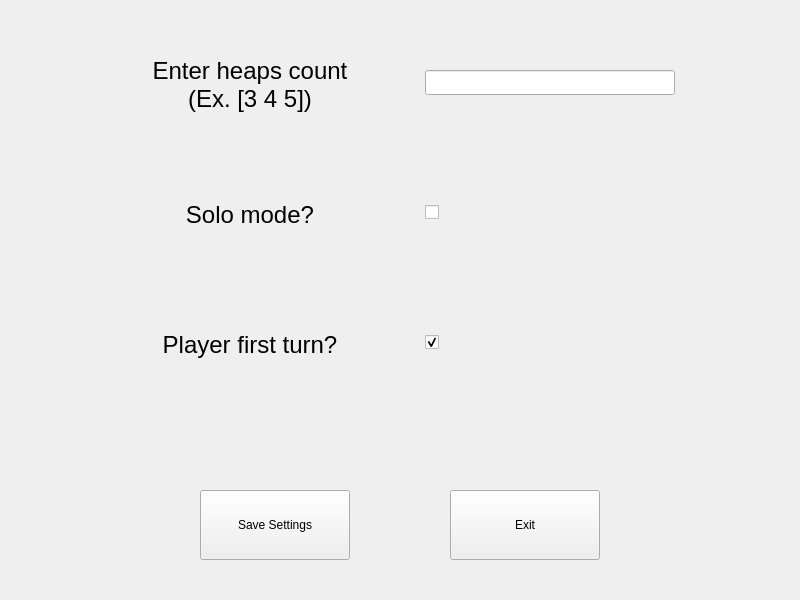
<?xml version="1.0" encoding="UTF-8"?>
<ui version="4.0">
 <class>Settings</class>
 <widget class="QMainWindow" name="Settings">
  <property name="geometry">
   <rect>
    <x>0</x>
    <y>0</y>
    <width>800</width>
    <height>600</height>
   </rect>
  </property>
  <property name="windowTitle">
   <string>MainWindow</string>
  </property>
  <widget class="QWidget" name="centralwidget">
   <widget class="QLabel" name="heaps_label">
    <property name="geometry">
     <rect>
      <x>125</x>
      <y>50</y>
      <width>250</width>
      <height>70</height>
     </rect>
    </property>
    <property name="text">
     <string>&lt;html&gt;&lt;head/&gt;&lt;body&gt;&lt;p&gt;&lt;span style=&quot; font-size:18pt;&quot;&gt;Enter heaps count &lt;br/&gt;(Ex. [3 4 5])&lt;/span&gt;&lt;/p&gt;&lt;/body&gt;&lt;/html&gt;</string>
    </property>
    <property name="alignment">
     <set>Qt::AlignCenter</set>
    </property>
   </widget>
   <widget class="QLabel" name="solo_label">
    <property name="geometry">
     <rect>
      <x>125</x>
      <y>180</y>
      <width>250</width>
      <height>70</height>
     </rect>
    </property>
    <property name="text">
     <string>&lt;html&gt;&lt;head/&gt;&lt;body&gt;&lt;p&gt;&lt;span style=&quot; font-size:18pt;&quot;&gt;Solo mode?&lt;/span&gt;&lt;/p&gt;&lt;/body&gt;&lt;/html&gt;</string>
    </property>
    <property name="alignment">
     <set>Qt::AlignCenter</set>
    </property>
   </widget>
   <widget class="QLabel" name="turn_label">
    <property name="geometry">
     <rect>
      <x>125</x>
      <y>310</y>
      <width>250</width>
      <height>70</height>
     </rect>
    </property>
    <property name="text">
     <string>&lt;html&gt;&lt;head/&gt;&lt;body&gt;&lt;p&gt;&lt;span style=&quot; font-size:18pt;&quot;&gt;Player first turn?&lt;/span&gt;&lt;/p&gt;&lt;/body&gt;&lt;/html&gt;</string>
    </property>
    <property name="alignment">
     <set>Qt::AlignCenter</set>
    </property>
   </widget>
   <widget class="QCheckBox" name="solo_checkBox">
    <property name="enabled">
     <bool>true</bool>
    </property>
    <property name="geometry">
     <rect>
      <x>425</x>
      <y>200</y>
      <width>250</width>
      <height>25</height>
     </rect>
    </property>
    <property name="styleSheet">
     <string notr="true"/>
    </property>
    <property name="text">
     <string/>
    </property>
    <property name="iconSize">
     <size>
      <width>25</width>
      <height>25</height>
     </size>
    </property>
   </widget>
   <widget class="QCheckBox" name="turn_checkBox">
    <property name="geometry">
     <rect>
      <x>425</x>
      <y>330</y>
      <width>250</width>
      <height>25</height>
     </rect>
    </property>
    <property name="text">
     <string/>
    </property>
    <property name="iconSize">
     <size>
      <width>25</width>
      <height>25</height>
     </size>
    </property>
    <property name="checked">
     <bool>true</bool>
    </property>
   </widget>
   <widget class="QLineEdit" name="heaps_input">
    <property name="geometry">
     <rect>
      <x>425</x>
      <y>70</y>
      <width>250</width>
      <height>25</height>
     </rect>
    </property>
   </widget>
   <widget class="QPushButton" name="exit_btn">
    <property name="geometry">
     <rect>
      <x>450</x>
      <y>490</y>
      <width>150</width>
      <height>70</height>
     </rect>
    </property>
    <property name="text">
     <string>Exit</string>
    </property>
   </widget>
   <widget class="QPushButton" name="save_btn">
    <property name="geometry">
     <rect>
      <x>200</x>
      <y>490</y>
      <width>150</width>
      <height>70</height>
     </rect>
    </property>
    <property name="text">
     <string>Save Settings</string>
    </property>
   </widget>
   <widget class="QLabel" name="saved_label">
    <property name="geometry">
     <rect>
      <x>200</x>
      <y>460</y>
      <width>150</width>
      <height>20</height>
     </rect>
    </property>
    <property name="text">
     <string/>
    </property>
    <property name="alignment">
     <set>Qt::AlignCenter</set>
    </property>
   </widget>
  </widget>
 </widget>
 <resources/>
 <connections/>
</ui>
